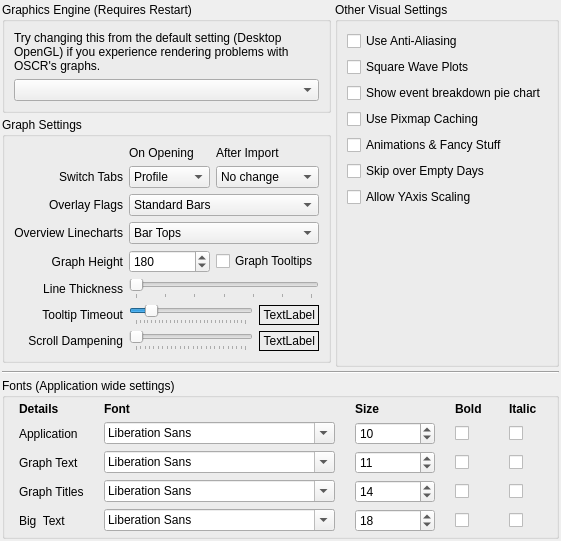
     <widget class="QWidget" name="appearanceTab">
      <attribute name="title">
       <string>&amp;Appearance</string>
      </attribute>
      <layout class="QVBoxLayout" name="verticalLayout_11">
       <property name="spacing">
        <number>4</number>
       </property>
       <property name="leftMargin">
        <number>2</number>
       </property>
       <property name="topMargin">
        <number>2</number>
       </property>
       <property name="rightMargin">
        <number>2</number>
       </property>
       <property name="bottomMargin">
        <number>2</number>
       </property>
       <item>
        <layout class="QGridLayout" name="gridLayout_16">
         <item row="1" column="0">
          <widget class="QGroupBox" name="groupBox">
           <property name="sizePolicy">
            <sizepolicy hsizetype="Preferred" vsizetype="Minimum">
             <horstretch>0</horstretch>
             <verstretch>0</verstretch>
            </sizepolicy>
           </property>
           <property name="title">
            <string>Graph Settings</string>
           </property>
           <layout class="QGridLayout" name="gridLayout_5">
            <item row="1" column="1">
             <widget class="QLabel" name="label_40">
              <property name="text">
               <string>On Opening</string>
              </property>
              <property name="alignment">
               <set>Qt::AlignLeading|Qt::AlignLeft|Qt::AlignVCenter</set>
              </property>
             </widget>
            </item>
            <item row="2" column="1">
             <widget class="QComboBox" name="openingTabCombo">
              <property name="toolTip">
               <string>&lt;html&gt;&lt;head/&gt;&lt;body&gt;&lt;p&gt;Which tab to open on loading a profile. (Note: It will default to Profile if OSCR is set to not open a profile on startup)&lt;/p&gt;&lt;/body&gt;&lt;/html&gt;</string>
              </property>
              <property name="currentText">
               <string>Profile</string>
              </property>
              <item>
               <property name="text">
                <string>Profile</string>
               </property>
              </item>
              <item>
               <property name="text">
                <string>Welcome</string>
               </property>
              </item>
              <item>
               <property name="text">
                <string>Daily</string>
               </property>
              </item>
              <item>
               <property name="text">
                <string>Overview</string>
               </property>
              </item>
              <item>
               <property name="text">
                <string>Statistics</string>
               </property>
              </item>
             </widget>
            </item>
            <item row="2" column="0">
             <widget class="QLabel" name="label_51">
              <property name="text">
               <string>Switch Tabs</string>
              </property>
              <property name="alignment">
               <set>Qt::AlignRight|Qt::AlignTrailing|Qt::AlignVCenter</set>
              </property>
             </widget>
            </item>
            <item row="2" column="2">
             <widget class="QComboBox" name="importTabCombo">
              <item>
               <property name="text">
                <string>No change</string>
               </property>
              </item>
              <item>
               <property name="text">
                <string>Welcome</string>
               </property>
              </item>
              <item>
               <property name="text">
                <string>Daily</string>
               </property>
              </item>
              <item>
               <property name="text">
                <string>Overview</string>
               </property>
              </item>
              <item>
               <property name="text">
                <string>Statistics</string>
               </property>
              </item>
             </widget>
            </item>
            <item row="1" column="2">
             <widget class="QLabel" name="label_44">
              <property name="text">
               <string>After Import</string>
              </property>
              <property name="alignment">
               <set>Qt::AlignLeading|Qt::AlignLeft|Qt::AlignVCenter</set>
              </property>
             </widget>
            </item>
            <item row="6" column="0">
             <widget class="QLabel" name="label_26">
              <property name="text">
               <string>Graph Height</string>
              </property>
              <property name="alignment">
               <set>Qt::AlignRight|Qt::AlignTrailing|Qt::AlignVCenter</set>
              </property>
             </widget>
            </item>
            <item row="3" column="0">
             <widget class="QLabel" name="label_18">
              <property name="sizePolicy">
               <sizepolicy hsizetype="Preferred" vsizetype="Preferred">
                <horstretch>0</horstretch>
                <verstretch>0</verstretch>
               </sizepolicy>
              </property>
              <property name="text">
               <string>Overlay Flags</string>
              </property>
              <property name="alignment">
               <set>Qt::AlignRight|Qt::AlignTrailing|Qt::AlignVCenter</set>
              </property>
             </widget>
            </item>
            <item row="7" column="0">
             <widget class="QLabel" name="label_48">
              <property name="text">
               <string>Line Thickness</string>
              </property>
              <property name="alignment">
               <set>Qt::AlignRight|Qt::AlignTrailing|Qt::AlignVCenter</set>
              </property>
             </widget>
            </item>
            <item row="3" column="1" colspan="2">
             <widget class="QComboBox" name="overlayFlagsCombo">
              <property name="sizePolicy">
               <sizepolicy hsizetype="Expanding" vsizetype="Fixed">
                <horstretch>0</horstretch>
                <verstretch>0</verstretch>
               </sizepolicy>
              </property>
              <property name="toolTip">
               <string>The visual method of displaying waveform overlay flags.
</string>
              </property>
              <item>
               <property name="text">
                <string>Standard Bars</string>
               </property>
              </item>
              <item>
               <property name="text">
                <string>Top Markers</string>
               </property>
              </item>
             </widget>
            </item>
            <item row="7" column="1" colspan="2">
             <layout class="QHBoxLayout" name="horizontalLayout_10">
              <item>
               <widget class="QSlider" name="lineThicknessSlider">
                <property name="toolTip">
                 <string>The pixel thickness of line plots</string>
                </property>
                <property name="minimum">
                 <number>2</number>
                </property>
                <property name="maximum">
                 <number>8</number>
                </property>
                <property name="pageStep">
                 <number>1</number>
                </property>
                <property name="orientation">
                 <enum>Qt::Horizontal</enum>
                </property>
                <property name="tickPosition">
                 <enum>QSlider::TicksBelow</enum>
                </property>
               </widget>
              </item>
             </layout>
            </item>
            <item row="8" column="0">
             <widget class="QLabel" name="label_45">
              <property name="text">
               <string>Tooltip Timeout</string>
              </property>
              <property name="alignment">
               <set>Qt::AlignRight|Qt::AlignTrailing|Qt::AlignVCenter</set>
              </property>
             </widget>
            </item>
            <item row="9" column="0">
             <widget class="QLabel" name="label_46">
              <property name="text">
               <string>Scroll Dampening</string>
              </property>
              <property name="alignment">
               <set>Qt::AlignRight|Qt::AlignTrailing|Qt::AlignVCenter</set>
              </property>
             </widget>
            </item>
            <item row="8" column="1" colspan="2">
             <layout class="QHBoxLayout" name="horizontalLayout_17">
              <item>
               <widget class="QSlider" name="tooltipTimeoutSlider">
                <property name="toolTip">
                 <string>How long you want the tooltips to stay visible.</string>
                </property>
                <property name="minimum">
                 <number>1000</number>
                </property>
                <property name="maximum">
                 <number>30000</number>
                </property>
                <property name="singleStep">
                 <number>100</number>
                </property>
                <property name="pageStep">
                 <number>500</number>
                </property>
                <property name="value">
                 <number>5000</number>
                </property>
                <property name="orientation">
                 <enum>Qt::Horizontal</enum>
                </property>
                <property name="tickPosition">
                 <enum>QSlider::TicksBelow</enum>
                </property>
                <property name="tickInterval">
                 <number>1000</number>
                </property>
               </widget>
              </item>
              <item>
               <widget class="QLabel" name="tooltipTimeoutDisplay">
                <property name="sizePolicy">
                 <sizepolicy hsizetype="Fixed" vsizetype="Preferred">
                  <horstretch>0</horstretch>
                  <verstretch>0</verstretch>
                 </sizepolicy>
                </property>
                <property name="minimumSize">
                 <size>
                  <width>60</width>
                  <height>0</height>
                 </size>
                </property>
                <property name="frameShape">
                 <enum>QFrame::Box</enum>
                </property>
                <property name="text">
                 <string notr="true">TextLabel</string>
                </property>
                <property name="alignment">
                 <set>Qt::AlignRight|Qt::AlignTrailing|Qt::AlignVCenter</set>
                </property>
               </widget>
              </item>
             </layout>
            </item>
            <item row="6" column="2">
             <widget class="QCheckBox" name="graphTooltips">
              <property name="text">
               <string>Graph Tooltips</string>
              </property>
             </widget>
            </item>
            <item row="5" column="1" colspan="2">
             <widget class="QComboBox" name="overviewLinecharts">
              <item>
               <property name="text">
                <string>Bar Tops</string>
               </property>
              </item>
              <item>
               <property name="text">
                <string>Line Chart</string>
               </property>
              </item>
             </widget>
            </item>
            <item row="6" column="1">
             <widget class="QSpinBox" name="graphHeight">
              <property name="sizePolicy">
               <sizepolicy hsizetype="Minimum" vsizetype="Fixed">
                <horstretch>0</horstretch>
                <verstretch>0</verstretch>
               </sizepolicy>
              </property>
              <property name="toolTip">
               <string>Default display height of graphs in pixels</string>
              </property>
              <property name="minimum">
               <number>50</number>
              </property>
              <property name="maximum">
               <number>600</number>
              </property>
              <property name="singleStep">
               <number>10</number>
              </property>
              <property name="value">
               <number>180</number>
              </property>
             </widget>
            </item>
            <item row="9" column="1" colspan="2">
             <layout class="QHBoxLayout" name="horizontalLayout_16">
              <item>
               <widget class="QSlider" name="scrollDampeningSlider">
                <property name="toolTip">
                 <string>&lt;html&gt;&lt;head/&gt;&lt;body&gt;&lt;p&gt;This makes scrolling when zoomed in easier on sensitive bidirectional TouchPads&lt;/p&gt;&lt;p&gt;50ms is recommended value.&lt;/p&gt;&lt;/body&gt;&lt;/html&gt;</string>
                </property>
                <property name="maximum">
                 <number>25</number>
                </property>
                <property name="singleStep">
                 <number>1</number>
                </property>
                <property name="pageStep">
                 <number>5</number>
                </property>
                <property name="orientation">
                 <enum>Qt::Horizontal</enum>
                </property>
                <property name="invertedAppearance">
                 <bool>false</bool>
                </property>
                <property name="tickPosition">
                 <enum>QSlider::TicksBelow</enum>
                </property>
                <property name="tickInterval">
                 <number>1</number>
                </property>
               </widget>
              </item>
              <item>
               <widget class="QLabel" name="scrollDampDisplay">
                <property name="sizePolicy">
                 <sizepolicy hsizetype="Fixed" vsizetype="Preferred">
                  <horstretch>0</horstretch>
                  <verstretch>0</verstretch>
                 </sizepolicy>
                </property>
                <property name="minimumSize">
                 <size>
                  <width>60</width>
                  <height>0</height>
                 </size>
                </property>
                <property name="frameShape">
                 <enum>QFrame::Box</enum>
                </property>
                <property name="text">
                 <string notr="true">TextLabel</string>
                </property>
                <property name="alignment">
                 <set>Qt::AlignRight|Qt::AlignTrailing|Qt::AlignVCenter</set>
                </property>
               </widget>
              </item>
             </layout>
            </item>
            <item row="5" column="0">
             <widget class="QLabel" name="label_47">
              <property name="text">
               <string>Overview Linecharts</string>
              </property>
              <property name="alignment">
               <set>Qt::AlignRight|Qt::AlignTrailing|Qt::AlignVCenter</set>
              </property>
             </widget>
            </item>
           </layout>
          </widget>
         </item>
         <item row="0" column="1" rowspan="3">
          <widget class="QGroupBox" name="groupBox_2">
           <property name="sizePolicy">
            <sizepolicy hsizetype="Preferred" vsizetype="Minimum">
             <horstretch>0</horstretch>
             <verstretch>0</verstretch>
            </sizepolicy>
           </property>
           <property name="title">
            <string>Other Visual Settings</string>
           </property>
           <layout class="QVBoxLayout" name="verticalLayout_7">
            <item>
             <widget class="QCheckBox" name="useAntiAliasing">
              <property name="toolTip">
               <string>Anti-Aliasing applies smoothing to graph plots.. 
Certain plots look more attractive with this on. 
This also affects printed reports.

Try it and see if you like it.</string>
              </property>
              <property name="text">
               <string>Use Anti-Aliasing</string>
              </property>
             </widget>
            </item>
            <item>
             <widget class="QCheckBox" name="useSquareWavePlots">
              <property name="toolTip">
               <string>Makes certain plots look more &quot;square waved&quot;.</string>
              </property>
              <property name="text">
               <string>Square Wave Plots</string>
              </property>
             </widget>
            </item>
            <item>
             <widget class="QCheckBox" name="enableGraphSnapshots">
              <property name="toolTip">
               <string>Allows graphs to be &quot;screenshotted&quot; for display purposes.
The Event Breakdown PIE chart uses this method, as does
the printing code.
Unfortunately some older computers/versions of Qt can cause
this application to be unstable with this feature enabled.</string>
              </property>
              <property name="text">
               <string>Show event breakdown pie chart</string>
              </property>
             </widget>
            </item>
            <item>
             <widget class="QCheckBox" name="usePixmapCaching">
              <property name="toolTip">
               <string>Pixmap caching is an graphics acceleration technique. May cause problems with font drawing in graph display area on your platform.</string>
              </property>
              <property name="text">
               <string>Use Pixmap Caching</string>
              </property>
             </widget>
            </item>
            <item>
             <widget class="QCheckBox" name="animationsAndTransitionsCheckbox">
              <property name="toolTip">
               <string>&lt;html&gt;&lt;head/&gt;&lt;body&gt;&lt;p&gt;These features have recently been pruned. They will come back later. &lt;/p&gt;&lt;/body&gt;&lt;/html&gt;</string>
              </property>
              <property name="text">
               <string>Animations &amp;&amp; Fancy Stuff</string>
              </property>
             </widget>
            </item>
            <item>
             <widget class="QCheckBox" name="skipEmptyDays">
              <property name="toolTip">
               <string>Daily view navigation buttons will skip over days without data records</string>
              </property>
              <property name="text">
               <string>Skip over Empty Days</string>
              </property>
             </widget>
            </item>
            <item>
             <widget class="QCheckBox" name="allowYAxisScaling">
              <property name="toolTip">
               <string>Whether to allow changing yAxis scales by double clicking on yAxis labels</string>
              </property>
              <property name="text">
               <string>Allow YAxis Scaling</string>
              </property>
             </widget>
            </item>
            <item>
             <spacer name="verticalSpacer">
              <property name="orientation">
               <enum>Qt::Vertical</enum>
              </property>
              <property name="sizeHint" stdset="0">
               <size>
                <width>20</width>
                <height>40</height>
               </size>
              </property>
             </spacer>
            </item>
           </layout>
          </widget>
         </item>
         <item row="0" column="0">
          <widget class="QGroupBox" name="groupBox_6">
           <property name="title">
            <string>Graphics Engine (Requires Restart)</string>
           </property>
           <layout class="QGridLayout" name="gridLayout_12">
            <item row="0" column="0">
             <widget class="QLabel" name="label_8">
              <property name="text">
               <string>Try changing this from the default setting (Desktop OpenGL) if you experience rendering problems with OSCR's graphs.</string>
              </property>
              <property name="wordWrap">
               <bool>true</bool>
              </property>
             </widget>
            </item>
            <item row="1" column="0">
             <widget class="QComboBox" name="gfxEngineCombo"/>
            </item>
           </layout>
          </widget>
         </item>
        </layout>
       </item>
       <item>
        <widget class="Line" name="line_5">
         <property name="orientation">
          <enum>Qt::Horizontal</enum>
         </property>
        </widget>
       </item>
       <item>
        <widget class="QGroupBox" name="fontGroupBox">
         <property name="title">
          <string>Fonts (Application wide settings)</string>
         </property>
         <property name="flat">
          <bool>false</bool>
         </property>
         <layout class="QVBoxLayout" name="verticalLayout_12">
          <property name="leftMargin">
           <number>0</number>
          </property>
          <property name="topMargin">
           <number>4</number>
          </property>
          <property name="rightMargin">
           <number>0</number>
          </property>
          <property name="bottomMargin">
           <number>4</number>
          </property>
          <item>
           <layout class="QGridLayout" name="gridLayout_3">
            <item row="0" column="1">
             <widget class="QLabel" name="label_19">
              <property name="sizePolicy">
               <sizepolicy hsizetype="Fixed" vsizetype="Fixed">
                <horstretch>0</horstretch>
                <verstretch>0</verstretch>
               </sizepolicy>
              </property>
              <property name="font">
               <font>
                <weight>75</weight>
                <bold>true</bold>
               </font>
              </property>
              <property name="text">
               <string>Font</string>
              </property>
             </widget>
            </item>
            <item row="0" column="2">
             <widget class="QLabel" name="label_14">
              <property name="sizePolicy">
               <sizepolicy hsizetype="Preferred" vsizetype="Fixed">
                <horstretch>0</horstretch>
                <verstretch>0</verstretch>
               </sizepolicy>
              </property>
              <property name="font">
               <font>
                <weight>75</weight>
                <bold>true</bold>
               </font>
              </property>
              <property name="text">
               <string>Size</string>
              </property>
             </widget>
            </item>
            <item row="0" column="3">
             <widget class="QLabel" name="label_15">
              <property name="sizePolicy">
               <sizepolicy hsizetype="Preferred" vsizetype="Fixed">
                <horstretch>0</horstretch>
                <verstretch>0</verstretch>
               </sizepolicy>
              </property>
              <property name="font">
               <font>
                <weight>75</weight>
                <bold>true</bold>
               </font>
              </property>
              <property name="text">
               <string>Bold  </string>
              </property>
              <property name="alignment">
               <set>Qt::AlignLeading|Qt::AlignLeft|Qt::AlignVCenter</set>
              </property>
             </widget>
            </item>
            <item row="0" column="4">
             <widget class="QLabel" name="label_16">
              <property name="sizePolicy">
               <sizepolicy hsizetype="Preferred" vsizetype="Preferred">
                <horstretch>0</horstretch>
                <verstretch>0</verstretch>
               </sizepolicy>
              </property>
              <property name="font">
               <font>
                <weight>75</weight>
                <bold>true</bold>
               </font>
              </property>
              <property name="text">
               <string>Italic</string>
              </property>
             </widget>
            </item>
            <item row="1" column="0">
             <widget class="QLabel" name="label_10">
              <property name="sizePolicy">
               <sizepolicy hsizetype="Fixed" vsizetype="Preferred">
                <horstretch>0</horstretch>
                <verstretch>0</verstretch>
               </sizepolicy>
              </property>
              <property name="text">
               <string>Application</string>
              </property>
             </widget>
            </item>
            <item row="1" column="1">
             <widget class="QFontComboBox" name="applicationFont"/>
            </item>
            <item row="1" column="2">
             <widget class="QSpinBox" name="applicationFontSize">
              <property name="maximumSize">
               <size>
                <width>80</width>
                <height>16777215</height>
               </size>
              </property>
              <property name="minimum">
               <number>6</number>
              </property>
              <property name="maximum">
               <number>30</number>
              </property>
              <property name="value">
               <number>10</number>
              </property>
             </widget>
            </item>
            <item row="1" column="3">
             <widget class="QCheckBox" name="applicationFontBold">
              <property name="sizePolicy">
               <sizepolicy hsizetype="Fixed" vsizetype="Fixed">
                <horstretch>0</horstretch>
                <verstretch>0</verstretch>
               </sizepolicy>
              </property>
              <property name="layoutDirection">
               <enum>Qt::LeftToRight</enum>
              </property>
              <property name="text">
               <string/>
              </property>
             </widget>
            </item>
            <item row="1" column="4">
             <widget class="QCheckBox" name="applicationFontItalic">
              <property name="sizePolicy">
               <sizepolicy hsizetype="Fixed" vsizetype="Fixed">
                <horstretch>0</horstretch>
                <verstretch>0</verstretch>
               </sizepolicy>
              </property>
              <property name="text">
               <string/>
              </property>
             </widget>
            </item>
            <item row="2" column="0">
             <widget class="QLabel" name="label_11">
              <property name="sizePolicy">
               <sizepolicy hsizetype="Fixed" vsizetype="Preferred">
                <horstretch>0</horstretch>
                <verstretch>0</verstretch>
               </sizepolicy>
              </property>
              <property name="text">
               <string>Graph Text</string>
              </property>
             </widget>
            </item>
            <item row="2" column="1">
             <widget class="QFontComboBox" name="graphFont"/>
            </item>
            <item row="2" column="2">
             <widget class="QSpinBox" name="graphFontSize">
              <property name="maximumSize">
               <size>
                <width>80</width>
                <height>16777215</height>
               </size>
              </property>
              <property name="minimum">
               <number>6</number>
              </property>
              <property name="maximum">
               <number>40</number>
              </property>
              <property name="value">
               <number>11</number>
              </property>
             </widget>
            </item>
            <item row="2" column="3">
             <widget class="QCheckBox" name="graphFontBold">
              <property name="sizePolicy">
               <sizepolicy hsizetype="Fixed" vsizetype="Fixed">
                <horstretch>0</horstretch>
                <verstretch>0</verstretch>
               </sizepolicy>
              </property>
              <property name="text">
               <string/>
              </property>
             </widget>
            </item>
            <item row="2" column="4">
             <widget class="QCheckBox" name="graphFontItalic">
              <property name="sizePolicy">
               <sizepolicy hsizetype="Fixed" vsizetype="Fixed">
                <horstretch>0</horstretch>
                <verstretch>0</verstretch>
               </sizepolicy>
              </property>
              <property name="text">
               <string/>
              </property>
             </widget>
            </item>
            <item row="3" column="0">
             <widget class="QLabel" name="label_12">
              <property name="sizePolicy">
               <sizepolicy hsizetype="Fixed" vsizetype="Preferred">
                <horstretch>0</horstretch>
                <verstretch>0</verstretch>
               </sizepolicy>
              </property>
              <property name="text">
               <string>Graph Titles</string>
              </property>
             </widget>
            </item>
            <item row="3" column="1">
             <widget class="QFontComboBox" name="titleFont"/>
            </item>
            <item row="3" column="2">
             <widget class="QSpinBox" name="titleFontSize">
              <property name="maximumSize">
               <size>
                <width>80</width>
                <height>16777215</height>
               </size>
              </property>
              <property name="minimum">
               <number>6</number>
              </property>
              <property name="maximum">
               <number>40</number>
              </property>
              <property name="value">
               <number>14</number>
              </property>
             </widget>
            </item>
            <item row="3" column="3">
             <widget class="QCheckBox" name="titleFontBold">
              <property name="sizePolicy">
               <sizepolicy hsizetype="Fixed" vsizetype="Fixed">
                <horstretch>0</horstretch>
                <verstretch>0</verstretch>
               </sizepolicy>
              </property>
              <property name="text">
               <string/>
              </property>
             </widget>
            </item>
            <item row="3" column="4">
             <widget class="QCheckBox" name="titleFontItalic">
              <property name="sizePolicy">
               <sizepolicy hsizetype="Fixed" vsizetype="Fixed">
                <horstretch>0</horstretch>
                <verstretch>0</verstretch>
               </sizepolicy>
              </property>
              <property name="text">
               <string/>
              </property>
             </widget>
            </item>
            <item row="4" column="0">
             <widget class="QLabel" name="label_13">
              <property name="sizePolicy">
               <sizepolicy hsizetype="Fixed" vsizetype="Preferred">
                <horstretch>0</horstretch>
                <verstretch>0</verstretch>
               </sizepolicy>
              </property>
              <property name="text">
               <string>Big  Text</string>
              </property>
             </widget>
            </item>
            <item row="4" column="1">
             <widget class="QFontComboBox" name="bigFont"/>
            </item>
            <item row="4" column="2">
             <widget class="QSpinBox" name="bigFontSize">
              <property name="maximumSize">
               <size>
                <width>80</width>
                <height>16777215</height>
               </size>
              </property>
              <property name="minimum">
               <number>6</number>
              </property>
              <property name="maximum">
               <number>72</number>
              </property>
              <property name="value">
               <number>18</number>
              </property>
             </widget>
            </item>
            <item row="4" column="3">
             <widget class="QCheckBox" name="bigFontBold">
              <property name="sizePolicy">
               <sizepolicy hsizetype="Fixed" vsizetype="Fixed">
                <horstretch>0</horstretch>
                <verstretch>0</verstretch>
               </sizepolicy>
              </property>
              <property name="text">
               <string/>
              </property>
             </widget>
            </item>
            <item row="4" column="4">
             <widget class="QCheckBox" name="bigFontItalic">
              <property name="sizePolicy">
               <sizepolicy hsizetype="Fixed" vsizetype="Fixed">
                <horstretch>0</horstretch>
                <verstretch>0</verstretch>
               </sizepolicy>
              </property>
              <property name="text">
               <string/>
              </property>
             </widget>
            </item>
            <item row="0" column="0">
             <widget class="QLabel" name="label_30">
              <property name="sizePolicy">
               <sizepolicy hsizetype="Preferred" vsizetype="Fixed">
                <horstretch>0</horstretch>
                <verstretch>0</verstretch>
               </sizepolicy>
              </property>
              <property name="font">
               <font>
                <weight>75</weight>
                <bold>true</bold>
               </font>
              </property>
              <property name="text">
               <string>Details</string>
              </property>
             </widget>
            </item>
           </layout>
          </item>
         </layout>
        </widget>
       </item>
      </layout>
     </widget>
